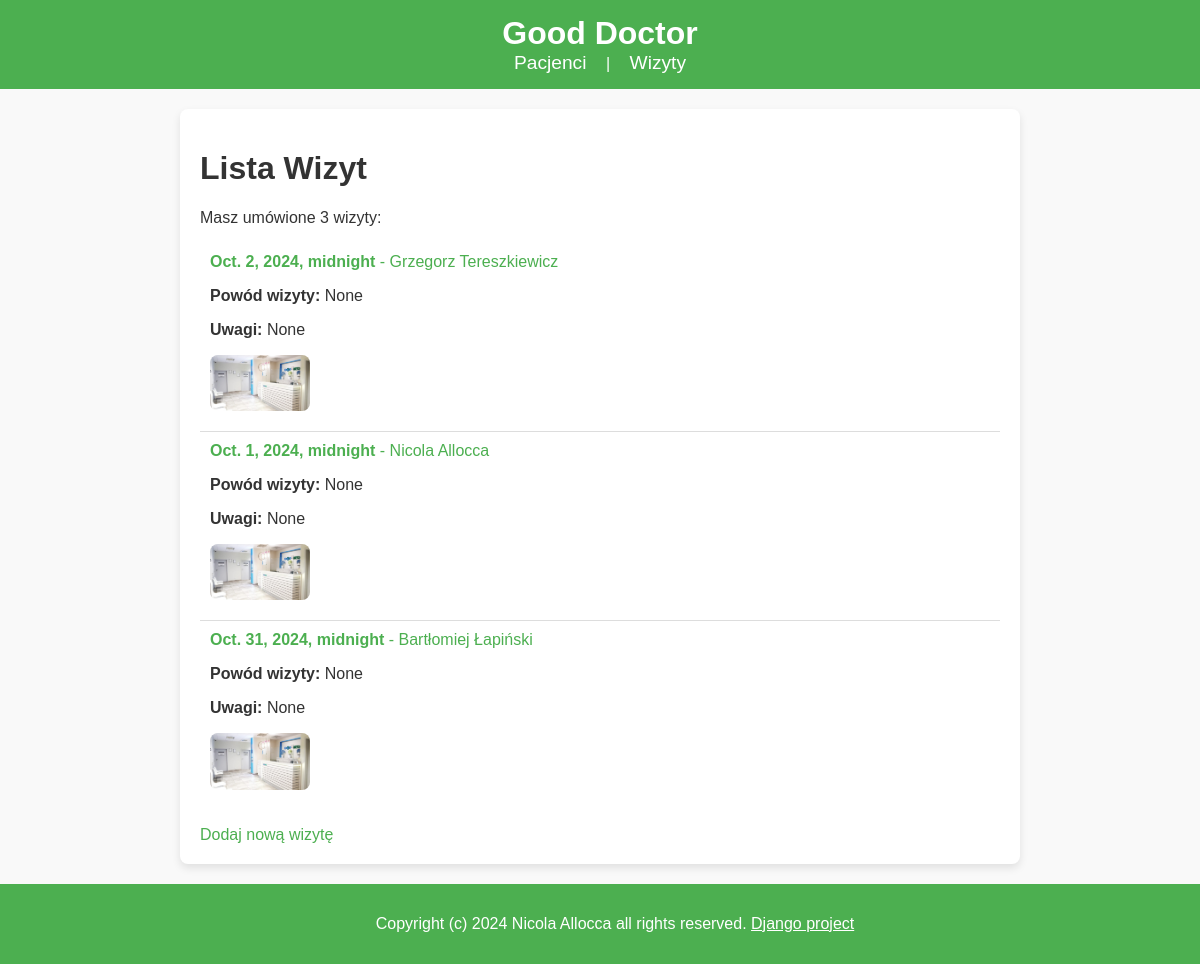
The page /wizyty/ on the database as committed earlier.
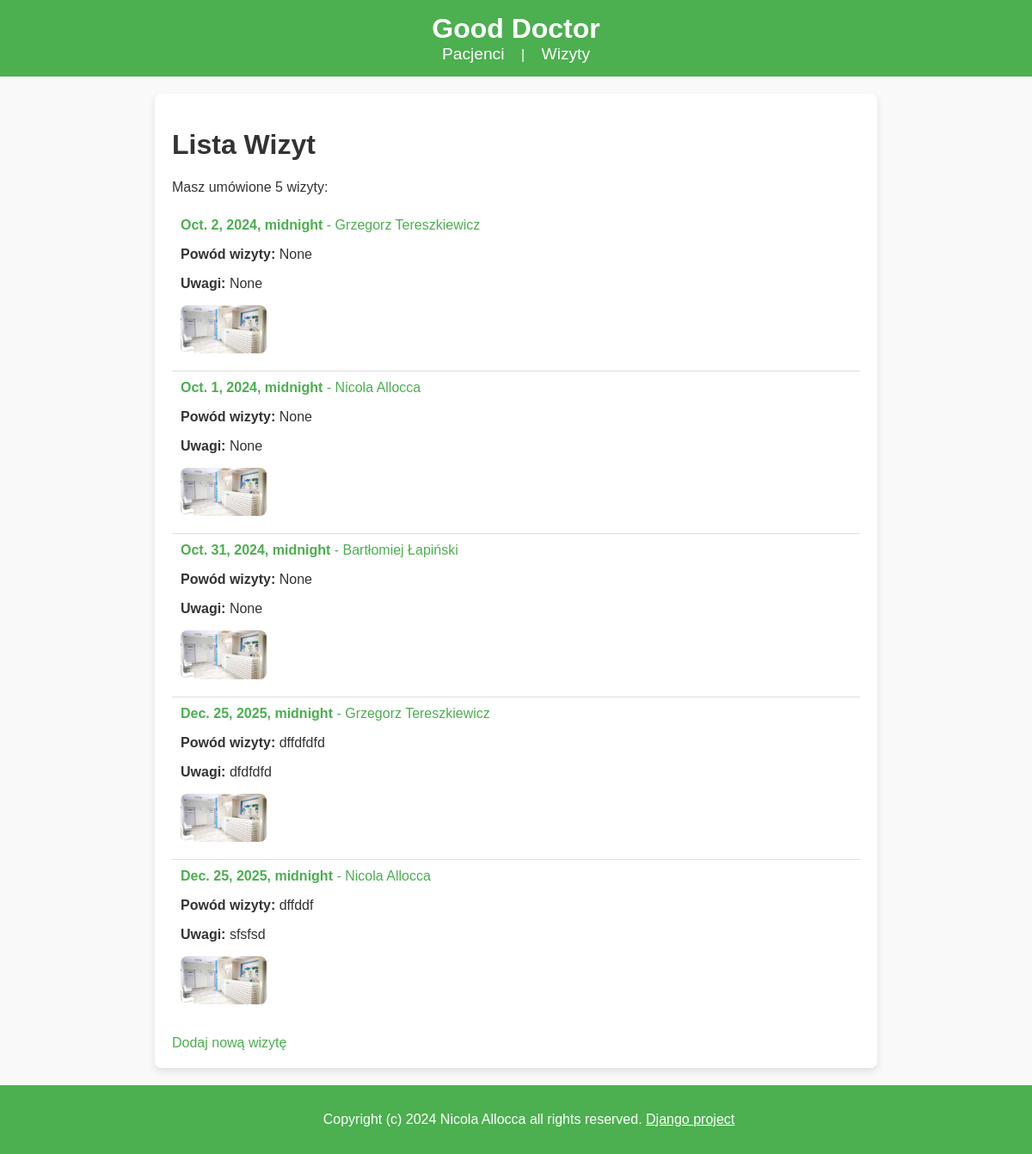
The same page on the database as committed later.
### GoodDoctor/models.py (models this page shows, shortened)
class Wizyta(models.Model):
    date = models.DateTimeField()
    pacjent = models.ForeignKey(Pacjent, on_delete=models.CASCADE)
    powod = models.TextField(null=True, blank=True)
    uwagi = models.TextField(null=True, blank=True)

class Pacjent(models.Model):
    nazwisko = models.CharField(max_length=50)
    imie = models.CharField(max_length=50)
    miasto = models.CharField(max_length=50, default="Białystok")
    ulica = models.CharField(max_length=50)
    wiek = models.IntegerField(default=18)

### GoodDoctor/views.py (the view)
# urls.py: path("", lambda request: HttpResponseRedirect("/wizyty/")),
def wizyty(request):
    liczba_wizyt = Wizyta.objects.count()
    wszystkie_wizyty = Wizyta.objects.all()
    return render(
        request,
        "GoodDoctor/wizyta.html",
        {
            "wizyty": liczba_wizyt,
            "all_wizyty": wszystkie_wizyty,
        },
    )

### templates/GoodDoctor/wizyta.html (shortened to what this page needs)
{% extends 'GoodDoctor/base.html' %}
{% load static %}
{% block content %}
<h1>Lista Wizyt</h1>
<p>Masz umówione {{ wizyty }} wizyty:</p>
<ul>
    {% for wizyta in all_wizyty %}
        <li>
            <a href="{% url 'details' wizyta.pacjent.id %}">
                <strong>{{ wizyta.date }}</strong> - {{ wizyta.pacjent.imie }} {{ wizyta.pacjent.nazwisko }}
            </a>
            <p><strong>Powód wizyty:</strong> {{ wizyta.powod }}</p>
            <p><strong>Uwagi:</strong> {{ wizyta.uwagi }}</p>
            <img src="{% static 'GoodDoctor/images/doctor.png' %}" alt="Doctor Image" style="max-width: 100px; margin-top: 10px;">
        </li>
    {% empty %}
        <li>Brak wizyt.</li>
    {% endfor %}
</ul>
<a href="{% url 'dodaj_wizyte' %}">Dodaj nową wizytę</a>
{% endblock %}

### templates/GoodDoctor/base.html (shortened to what this page needs)
{% load static %}
<!DOCTYPE html>
<html lang="en">
<head>
    <link rel="stylesheet" href="{% static 'style.css' %}">
</head>
<body>
    <header>
        <h1>Good Doctor</h1>
        <nav>
            <a href="{% url 'pacjenci' %}">Pacjenci</a> |
            <a href="{% url 'wizyty' %}">Wizyty</a>
        </nav>
    </header>
    <main>
        {% block content %}
        {% endblock %}
    </main>
    <footer>
        {% include 'GoodDoctor/footer.html' %}
    </footer>
</body>
</html>

### templates/GoodDoctor/footer.html
<p>
    Copyright (c) 2024 Nicola Allocca all rights reserved.
    <a href="https://github.com/Nicokox1212">Django project</a>
</p>

### GoodDoctor/static/style.css (style rules this page uses)
body { font-family: Arial, sans-serif; margin: 0; padding: 0; background-color: #f9f9f9; color: #333; }
header { background-color: #4CAF50; color: white; padding: 15px; text-align: center; }
header h1 { margin: 0; font-size: 2em; }
nav a { color: white; text-decoration: none; margin: 0 15px; font-size: 1.2em; }
main { padding: 20px; margin: 20px auto; max-width: 800px; background: white; border-radius: 8px; box-shadow: 0 4px 8px rgba(0, 0, 0, 0.1); }
a { color: #4CAF50; text-decoration: none; }
ul, ol { padding: 0; list-style-type: none; }
li { padding: 10px; border-bottom: 1px solid #ddd; }
li:last-child { border-bottom: none; }
footer { text-align: center; padding: 15px; background-color: #4CAF50; color: white; position: relative; bottom: 0; width: 100%; }
footer a { color: #ffffff; text-decoration: underline; }
ul li img { display: block; margin: 10px 0; max-width: 150px; height: auto; border-radius: 8px; }

Rows that differ between the two databases and show on the page:
added Wizyta: date "Dec. 25, 2025, midnight", pacjent.imie "Grzegorz", pacjent.nazwisko "Tereszkiewicz", powod "dffdfdfd", uwagi "dfdfdfd"
added Wizyta: date "Dec. 25, 2025, midnight", pacjent.imie "Nicola", pacjent.nazwisko "Allocca", powod "dffddf", uwagi "sfsfsd"
Other text that changed with them:
{{ wizyty }}: "3" → "5"
